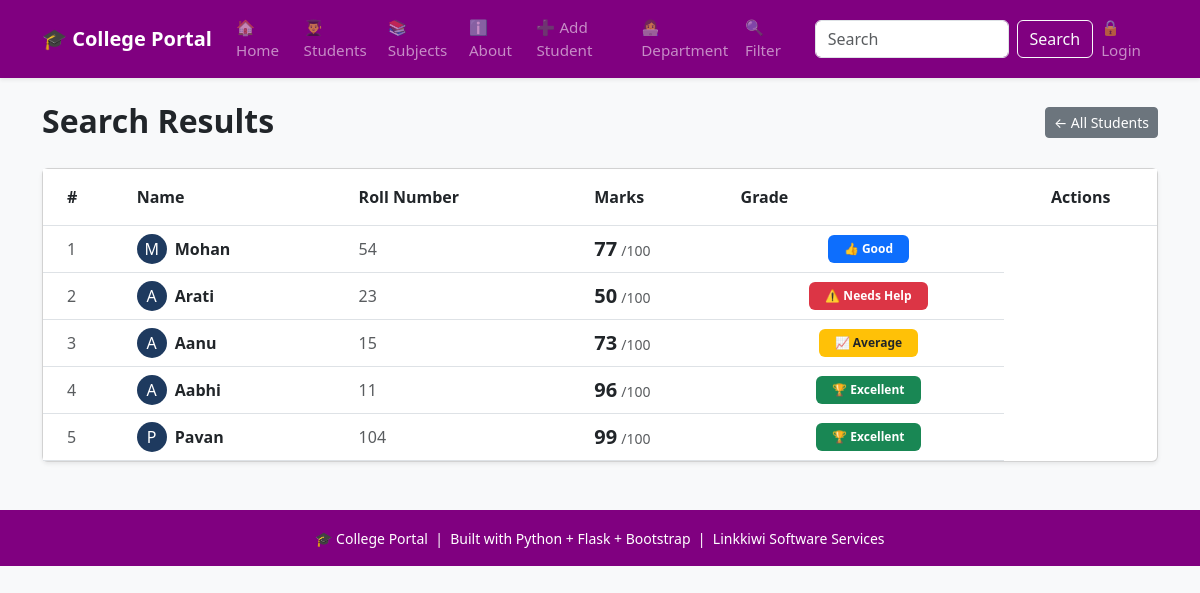
Before: /search with the older database file.
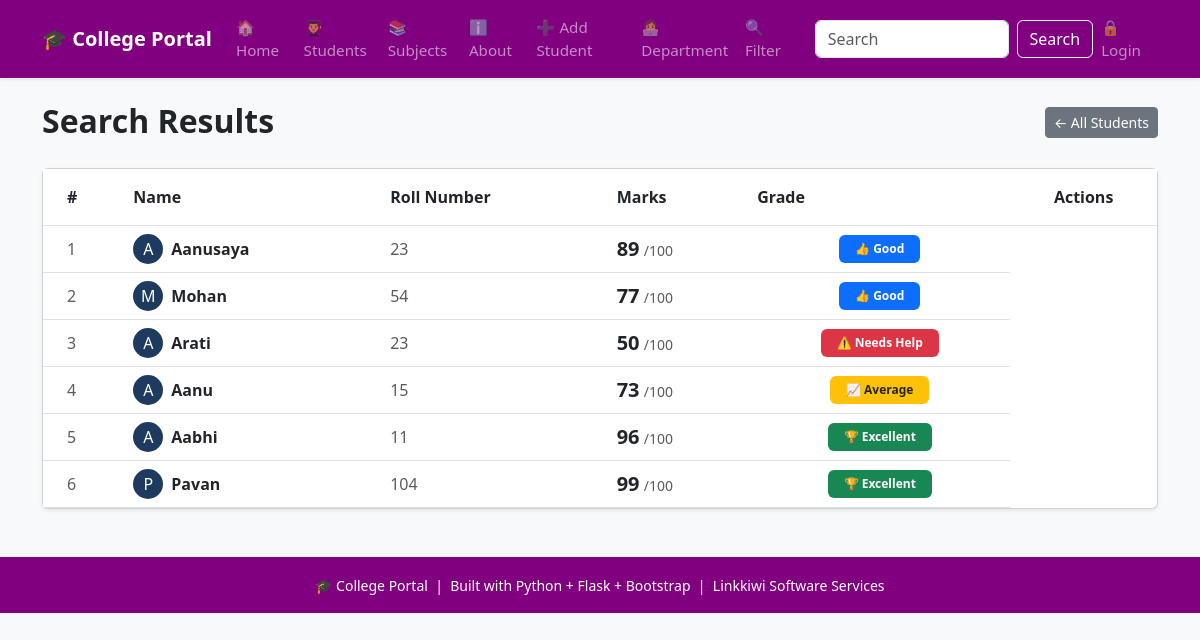
After: the same page with the newer database file.
### tables this page shows
CREATE TABLE students
                    (id INTEGER PRIMARY KEY AUTOINCREMENT,
                     name TEXT NOT NULL,
                     roll INTEGER NOT NULL,
                     marks INTEGER NOT NULL,
                     subject TEXT NOT NULL,
                     attendance INTEGER DEFAULT 0);

### app.py (the view)
@app.route("/search")
def search():
    q = request.args.get('q','')
    conn = get_db()
    if q:
        students = conn.execute('''SELECT * FROM students
                                WHERE name LIKE ?
                                OR SUBJECT LIKE ?
                                OR roll LIKE ?''',
                                (f'%{q}%', f'%{q}%', f'%{q}%')).fetchall()
    else:
        students = conn.execute('SELECT * FROM students ORDER BY id DESC').fetchall()
    conn.close()
    return render_template("search.html", students=students, query=q)

### database.py (called while the page is built)
def get_db():
   conn = sqlite3.connect('myproject.db')
   conn.row_factory = sqlite3.Row  # To access columns by name
   return conn

### templates/search.html (shortened to what this page needs)
{% extends "base.html" %}
{% block content %}
<div class="d-flex justify-content-between align-items-center mb-4">
    <h2 class = "fw-bold mb-1">Search Results</h2>
    <a href = "{{url_for('students_page')}}" class = "btn btn-secondary btn-sm">
        ← All Students
        </a>
</div>
{% if students %}
<div class="card shadow-sm">
    <div class="card-body p-0">
        <div class="table-responsive">
            <table class="table table-hover mb-0">
                <thead style="background-color: #1e3a5f; color:white;">
                    <tr>
                        <th class="py-3 ps-4">#</th>
                        <th class="py-3">Name</th>
                        <th class="py-3">Roll Number</th>
                        <th class="py-3">Marks</th>
                        <th class="py-3">Grade</th>
                        <th class="py-3 text-center">Actions</th>
                    </tr>
                </thead>
                <tbody>
                    {% for student in students %}
                    <tr class="align-middle">
                        <td class="ps-4 text-muted">
                            {{ loop.index }}
                        </td>
                        <td>
                            <div class="d-flex align-items-center">
                                <div class="rounded-circle d-flex justify-content-center align-items-center me-2"
                                     style="width:30px; height:30px; background-color:#1e3a5f; color:white;">
                                    {{ student['name'][0] }}
                                </div>
                                <span class="fw-bold">{{ student['name'] }}</span>
                            </div>
                        </td>
                        <td class="text-muted">{{ student['roll'] }}</td>
                            <td>
                                <span class="fw-bold fs-5">{{ student['marks'] }}</span>
                                <span class="text-muted small">/100</span>
                            </td>
                            <td class="text-center">
                                {% if student['marks'] >= 90 %}
                                    <span class="badge bg-success px-3 py-2">
                                        🏆 Excellent
                                    </span>
                                {% elif student['marks'] >= 75 %}
                                    <span class="badge bg-primary px-3 py-2">
                                        👍 Good
                                    </span>
                                {% elif student['marks'] >= 60 %}
                                    <span class="badge bg-warning text-dark px-3 py-2">
                                        📈 Average
                                    </span>
                                {% else %}
                                    <span class="badge bg-danger px-3 py-2">
                                        ⚠️ Needs Help
                                    </span>
                                {% endif %}
                            </td>
                        </tr>
                        {% endfor %}
                </tbody>
            </table>
        </div>
    </div>
</div>
{% endif %}
{% endblock %}

Changed rows visible on the page:
added students: name "A", name "Aanusaya", roll "23", marks "89", shows "👍 Good"
